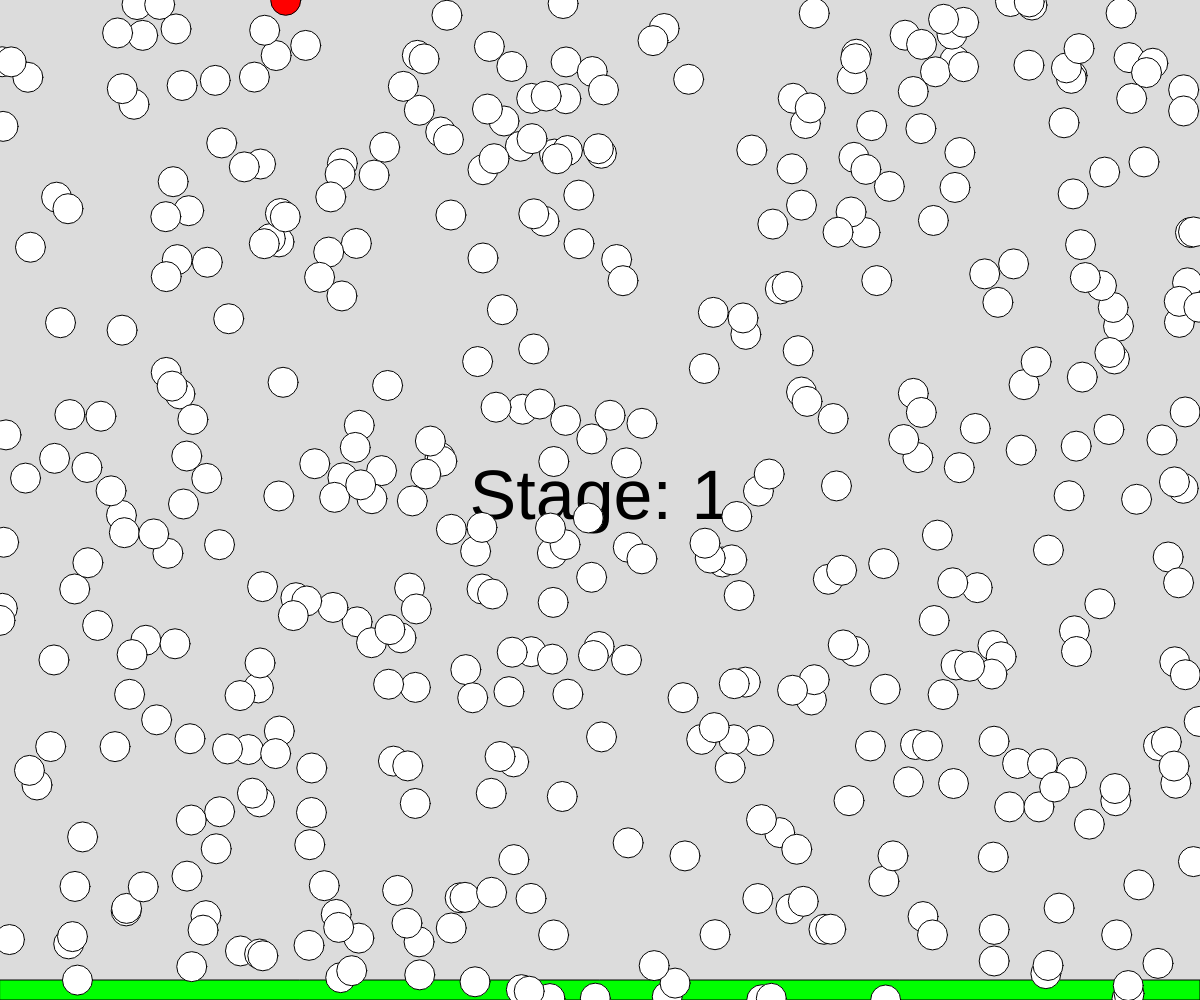
Frame 1 (no input)
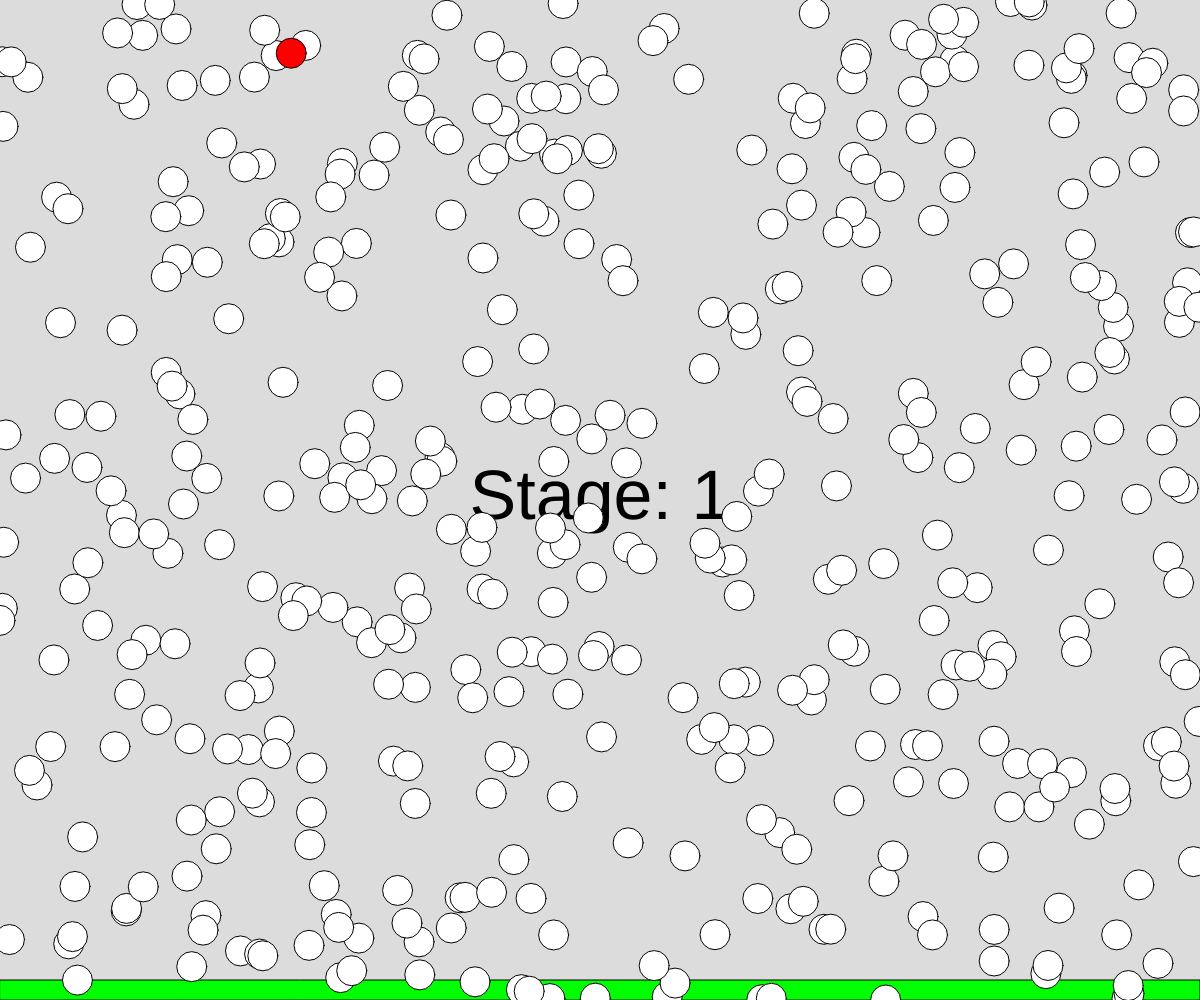
Frame 60 (no input)
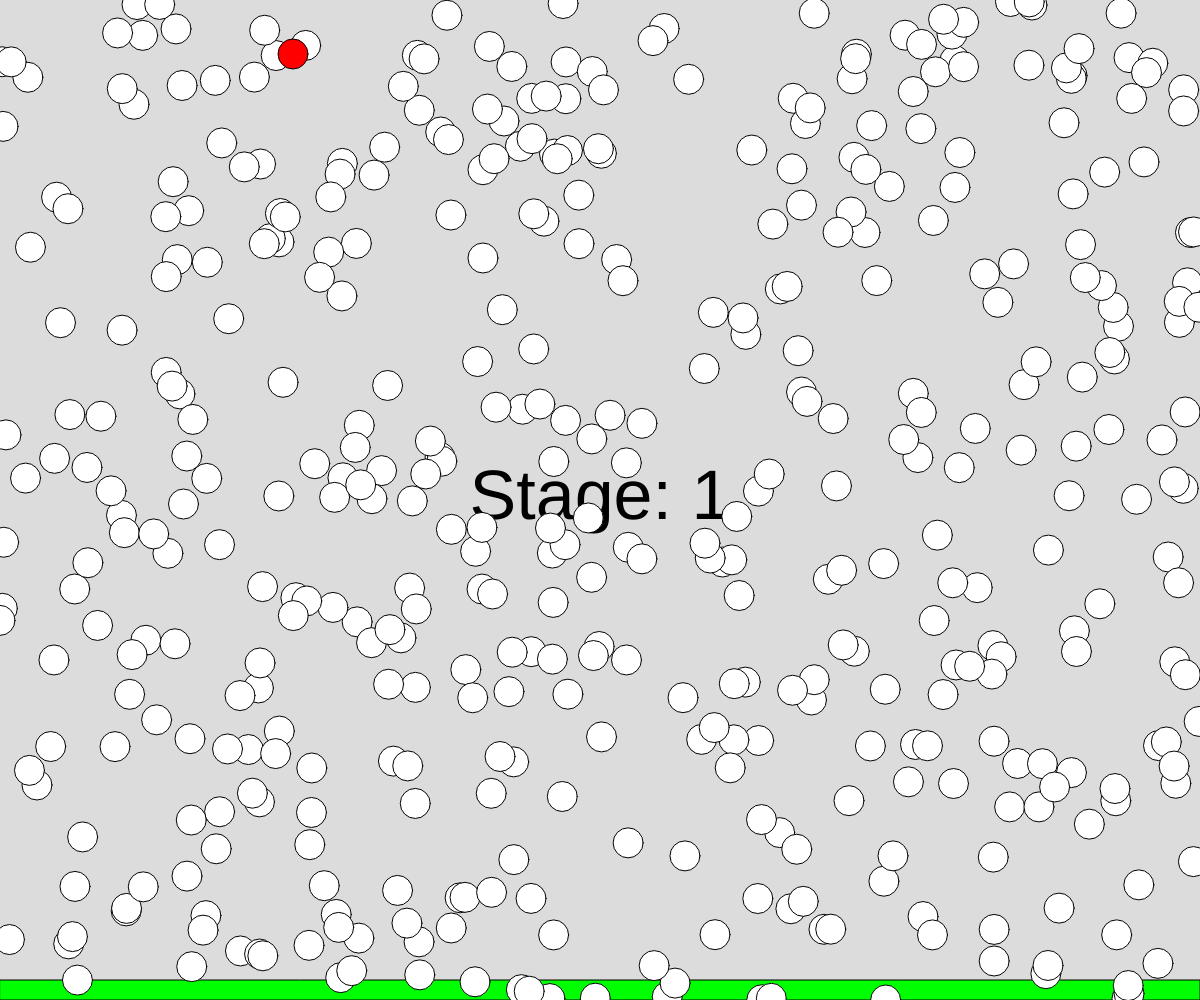
Frame 120 (the mouse pressed at the canvas centre since frame 60)

The p5.js sketch that drew these frames (run headless with seeded random() and noise() and a simulated clock; from frame 60 on, the mouse is pressed at the canvas centre):

// p5.js sketch
// ── sketch.js
var blocks = [];
var player;
var blks = 0;
var stage = 1;
//bruh
function block(x, y, p) {
  this.x = x;
  this.y = y;
  this.acc = 0;
  this.r = 30;
  this.p = p;
  this.speed = 2;
  this.jump = function() {
    this.acc = -5;
  }
  this.u = function() {
    if (this.p === 1) {
      fill(255, 0, 0);
      this.acc += 0.3;
      var thisx = this.x;
      var thisy = this.y;
      this.target = blocks.reduce(function(prev, current) {
        return (dist(thisx, thisy, prev.x, prev.y) < dist(thisx, thisy, current.x, current.y)) ? prev : current
      });
      var offset = createVector(this.target.x - this.x, this.target.y - this.y);
      this.tdir = atan2(offset.y, offset.x);
      if (dist(this.target.x, this.target.y, this.x, this.y) <= 30) {
        if(this.acc>=1){
          this.acc = 0;
        }
        // this.y -= 1;
        this.y += this.speed * sin(this.tdir);
        this.x -= this.speed * cos(this.tdir);
      }

      this.y += this.acc;
    } else {
      fill(255);
    }
    circle(this.x, this.y, this.r);
    if (this.y >= height) {
      circleredo();
    }
  }
}

function setup() {
  createCanvas(windowWidth, windowHeight);
  blks = (windowWidth + windowHeight) / 5;
  player = new block(random(0, 400), 0, 1);
  for (var i = 0; i < blks; i++) {
    blocks.push(new block(random(0, width), random(0, height), 0));
  }
}

function circleredo() {
  stage++;
  blocks = [];
  player = new block(random(0, width), 0, 1);
  for (var i = 0; i < blks; i++) {
    blocks.push(new block(random(0, width), random(0, height), 0));
  }
}

function draw() {
  background(220);
  fill(0, 255, 0);
  rect(0, height - 20, width, 20);
  textAlign(CENTER, CENTER);
  fill(0);
  textSize(70);
  text("Stage: " + stage, width / 2, height / 2);
  blocks.forEach(function(b) {
    b.u();
  });
  player.u();
  if (keyIsDown(65)) {
    player.x -= 3
  }
  if (keyIsDown(68)) {
    player.x += 3
  }

}

function keyPressed() {
  if (key === ' ') {
    player.jump();
  }
}
